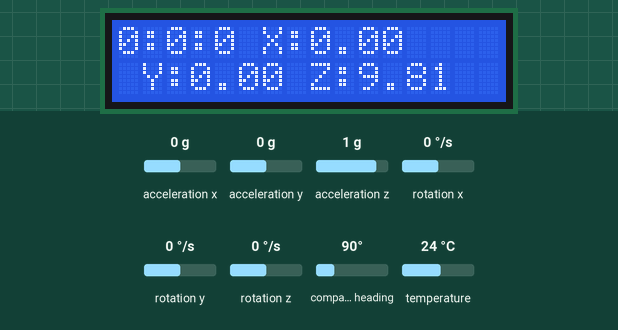
Simulated run of this sketch. Board: Arduino Uno, built with avr-gcc and run on an emulated ATmega328P. On the bench: 16×2 character LCD. The test bench sets the inputs (shaded band); at power-on: acceleration x 0 g, acceleration y 0 g, acceleration z 1 g, rotation x 0 °/s, rotation y 0 °/s, rotation z 0 °/s, compass heading 90°, temperature 24 °C. The local clock reads 2024-03-15 10:24:30 at power-on unless the sketch sets it; storage starts empty; what the sketch prints to the serial monitor is not drawn.

Above: at 1.2 s.
1.3 s: acceleration x set to -1.4 g
At 2.6 s:
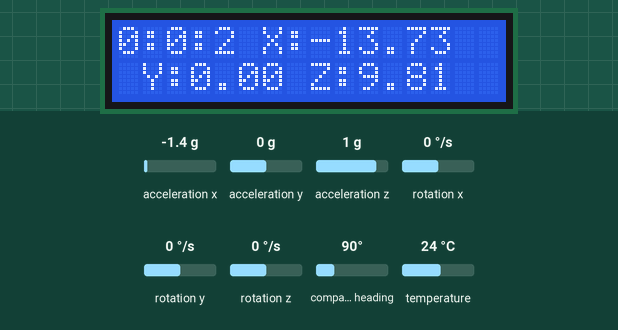
4.7 s: acceleration y set to -1.4 g
At 6.1 s:
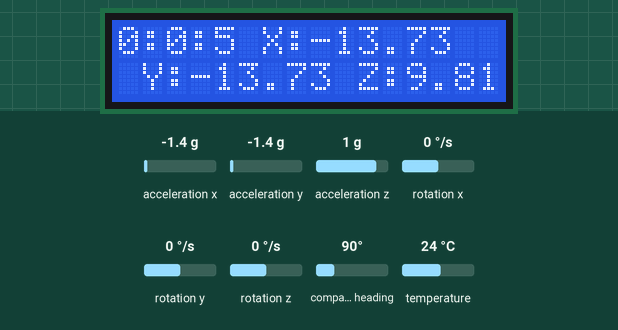
7.8 s: acceleration z set to -1.4 g
At 9.2 s:
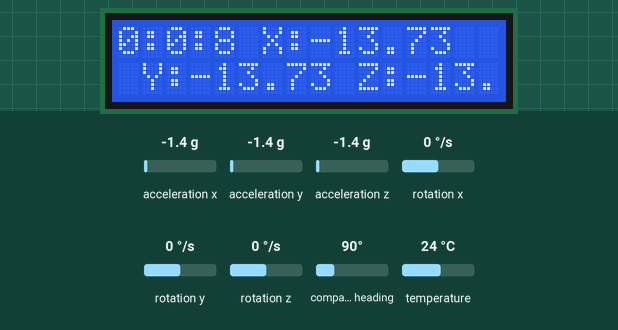
10.9 s: acceleration x set to -0.8 g
At 11.9 s:
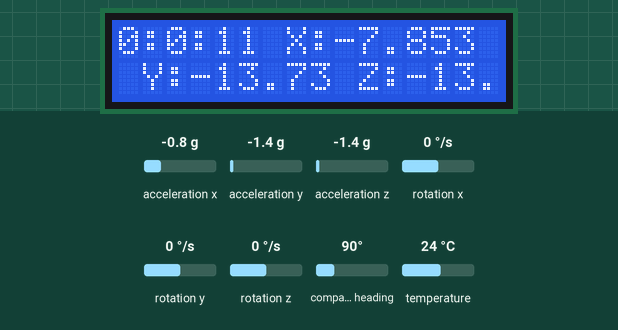
Timing chart, 0 to 13.9 s (numbered marks = the images above; inputs shaded):
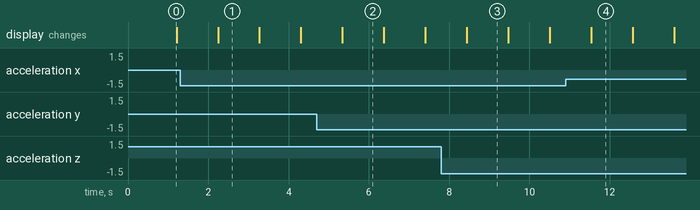

Measured:
- what the display in image 1 shows lasts 1.1 s, from 2.2 s to 3.3 s

The sketch:

writeacceldatatoSDwithtime.ino
```cpp
// (licence header left out)
#include <Wire.h>
#include <SPI.h>
#include <Adafruit_LSM9DS1.h>
#include <Adafruit_Sensor.h>
#include <RTC.h>
#include <LiquidCrystal.h>
#include "SdFat.h"

Adafruit_LSM9DS1 lsm = Adafruit_LSM9DS1();

#define LSM9DS1_SCK A5
#define LSM9DS1_MISO 12
#define LSM9DS1_MOSI A4
#define LSM9DS1_XGCS 6
#define LSM9DS1_MCS 5
#define SD_CS_PIN SS

static DS3231 RTC;
const int rs = 12, en = 11, d4 = 36, d5 = 34, d6 = 32, d7 = 30;
LiquidCrystal lcd(rs, en, d4, d5, d6, d7);
SdFat SD;
File myFile;
char filename[ ] = "gyrortcdata.txt";

void setupSensor()
{
  // 1.) Set the accelerometer range
  lsm.setupAccel(lsm.LSM9DS1_ACCELRANGE_2G);
  //lsm.setupAccel(lsm.LSM9DS1_ACCELRANGE_4G);
  //lsm.setupAccel(lsm.LSM9DS1_ACCELRANGE_8G);
  //lsm.setupAccel(lsm.LSM9DS1_ACCELRANGE_16G);

  // 2.) Set the magnetometer sensitivity
  lsm.setupMag(lsm.LSM9DS1_MAGGAIN_4GAUSS);
  //lsm.setupMag(lsm.LSM9DS1_MAGGAIN_8GAUSS);
  //lsm.setupMag(lsm.LSM9DS1_MAGGAIN_12GAUSS);
  //lsm.setupMag(lsm.LSM9DS1_MAGGAIN_16GAUSS);

  // 3.) Setup the gyroscope
  lsm.setupGyro(lsm.LSM9DS1_GYROSCALE_245DPS);
  //lsm.setupGyro(lsm.LSM9DS1_GYROSCALE_500DPS);
  //lsm.setupGyro(lsm.LSM9DS1_GYROSCALE_2000DPS);
}


void setup()
{
  Serial.begin(9600);

 RTC.begin();
 RTC.setHours(0);
 RTC.setMinutes(00);
 RTC.setSeconds(00);
  lcd.begin(16, 2);


  while (!Serial) {
    delay(1); // will pause Zero, etc until serial console opens
  }


  Serial.print("Initializing SD card reading software... ");
  if (!SD.begin(SD_CS_PIN)) {
    Serial.println("SD initialization failed!");
    delay(100);
    exit(0);
  }

  Serial.println("LSM9DS1 data read demo");

  // Try to initialise and warn if we couldn't detect the chip
  if (!lsm.begin())
  {
    Serial.println("Oops ... unable to initialize the LSM9DS1. Check your wiring!");
    while (1);
  }
  Serial.println("Found LSM9DS1 9DOF");

  // helper to just set the default scaling we want, see above!
  setupSensor();
}

void loop()
{
   myFile = SD.open(filename, FILE_WRITE);
  if (myFile) {
    Serial.print("Writing to "); Serial.print(filename); Serial.println("...");

 //int lines_to_write=100;
 //for (int file_line = 0; file_line < lines_to_write; file_line++)
 //{
  lsm.read();

  sensors_event_t a, m, g, temp;

  lsm.getEvent(&a, &m, &g, &temp);

  lcd.setCursor(0, 0);
  lcd.print(RTC.getHours());
  lcd.print(":");
  lcd.print(RTC.getMinutes());
  lcd.print(":");
  lcd.print(RTC.getSeconds());
  Serial.print("\n");

  lcd.print("\tX:"); lcd.print(a.acceleration.x); //Serial.print(" m/s^2");

  lcd.setCursor(0, 1);
  lcd.print("\tY:"); lcd.print(a.acceleration.y);    // Serial.print(" m/s^2 ");
  lcd.print("\tZ:"); lcd.print(a.acceleration.z);    // Serial.println(" m/s^2 ");


  myFile.print("X, Y, Z, t: "); myFile.print(g.gyro.x);
  myFile.print(" "); myFile.print(g.gyro.y); myFile.print(" "); myFile.print(g.gyro.z); myFile.print(" ");
  myFile.print(RTC.getMinutes()); myFile.print(":"); myFile.print(RTC.getSeconds()); myFile.print("\n");


  Serial.print(RTC.getMinutes()); Serial.print(":"); Serial.print(RTC.getSeconds());
  Serial.print("\nGyro X: "); Serial.print(g.gyro.x);   Serial.print(" rad/s");
  Serial.print("\tY: "); Serial.print(g.gyro.y);      Serial.print(" rad/s");
  Serial.print("\tZ: "); Serial.print(g.gyro.z);      Serial.println(" rad/s");

  Serial.println();
  delay(1000);
  myFile.close();
  //}
  }

}
```
